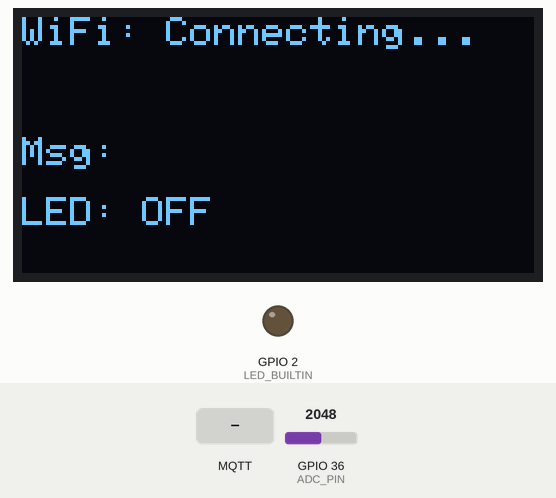
Bench run of a sketch on a simulated ESP32. Parts: 128×64 one-colour display, output pins drawn as LEDs (lit = HIGH). The test bench sets the inputs (shaded band); at power-on: GPIO 36 (ADC_PIN) = 2048. WiFi joins after 1.5 s; servers stay silent unless stated; no MQTT or app messages arrive unless stated; what the sketch prints to the serial monitor is not drawn.

Above: at 1.6 s.
1.7 s: MQTT message "on" arrives on the first subscribed topic
At 2.9 s:
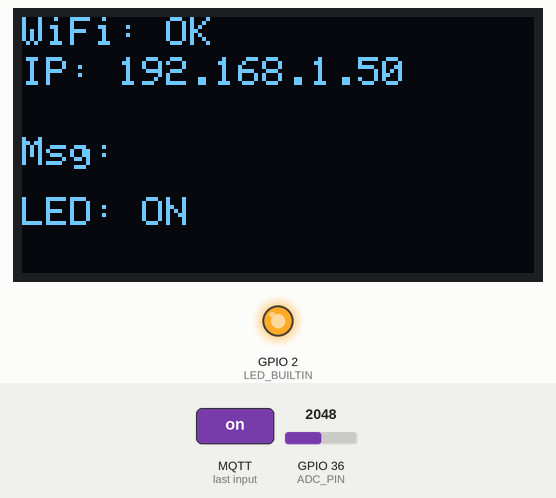
3.5 s: MQTT message "off" arrives on the first subscribed topic
At 4.5 s:
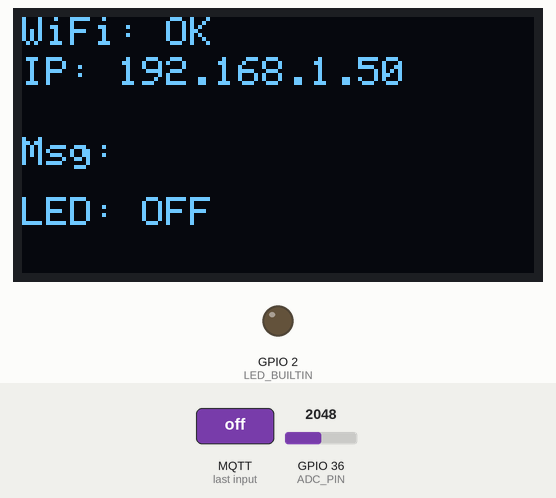
5.5 s: MQTT message "on" arrives on the second subscribed topic
At 7.2 s:
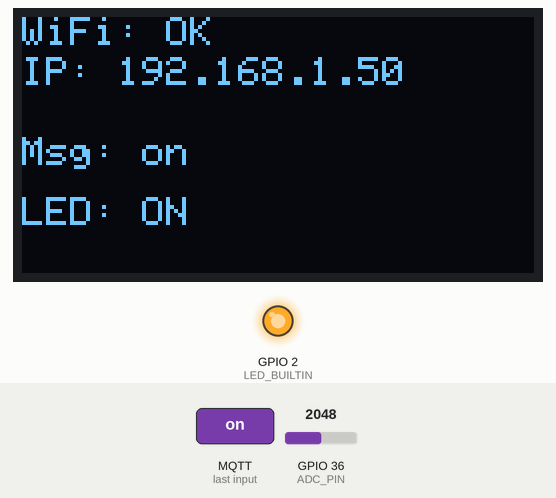
7.5 s: MQTT message "off" arrives on the second subscribed topic
At 8.8 s:
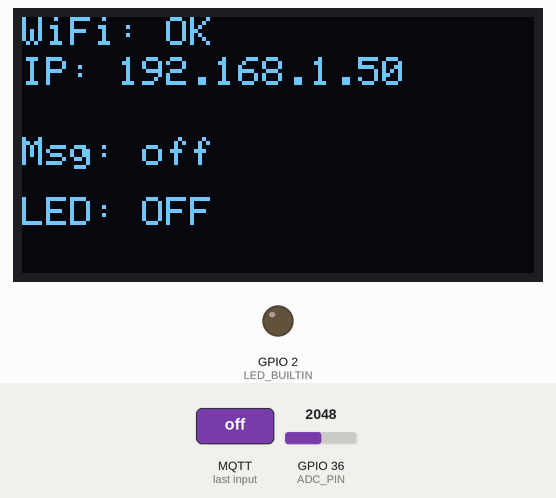
9.5 s: MQTT message "ecran" arrives on the second subscribed topic
At 11.2 s:
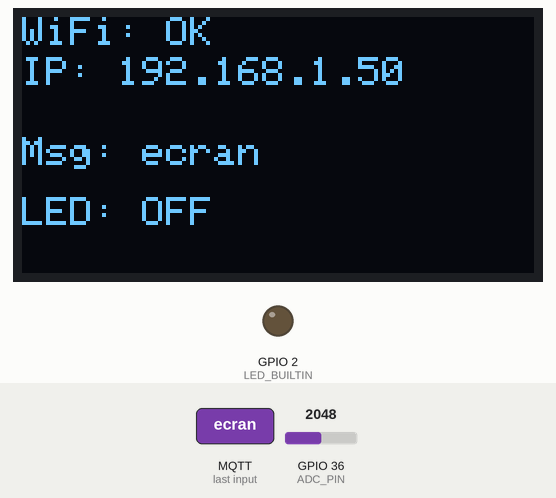
11.5 s: MQTT message "on" arrives on the first subscribed topic
At 13.0 s:
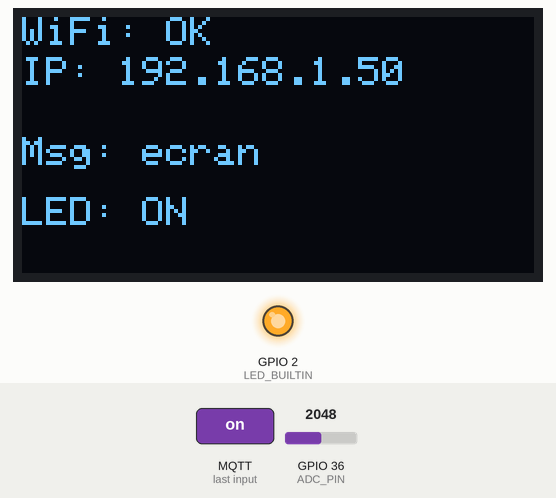
Timing chart, 0 to 14.5 s (numbered marks = the images above; inputs shaded):
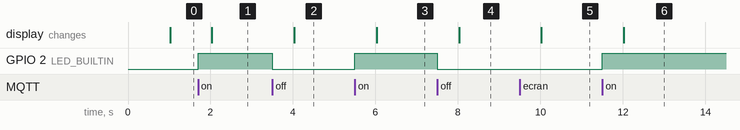

The sketch:

sketch_may2a.ino
```cpp
#include <Wire.h>
#include <Adafruit_GFX.h>
#include <Adafruit_SSD1306.h>
#include <WiFi.h>
#include <PubSubClient.h>
#define SSD1306_WHITE 1

// OLED
#define SCREEN_WIDTH 128
#define SCREEN_HEIGHT 64
#define OLED_RESET 16
#define SCREEN_ADDRESS 0x3C
Adafruit_SSD1306 display(SCREEN_WIDTH, SCREEN_HEIGHT, &Wire, OLED_RESET);

// Pins
#define MAX_WAIT_FOR_TIMER 10
#define LED_PIN LED_BUILTIN
#define ADC_PIN 36
#define Bp_pin 23

// MQTT
WiFiClient espClient;
PubSubClient mqttClient(espClient);
const char* mqtt_server = "192.168.5.35";
const int mqtt_port = 1883;
const char* topic_photo = "photo";
const char* topic_led = "led";
String messageEcran = "";
unsigned long lastPublish = 0;

// WiFi
const char* ssid = "Saaad";
const char* password = "sbps2044";
bool wifiConnected = false;
bool wifiConnecting = false;
unsigned long connectStartTime = 0;
String wifiIP = "";

// Structs
struct mailbox_s {
  volatile int state;
  volatile int value;
  volatile int stop;
  volatile int cligo;
  volatile bool wifi_valid;
  volatile bool request_wifi;
};
struct oled_s {
  int timer;
  unsigned long period;
  int counter;
  mailbox_s *mb;
};
struct led_s {
  int timer;
  unsigned long period;
  int pin;
  mailbox_s *mb;
};
struct Photo_s {
  int timer;
  unsigned long period;
  int pin;
  mailbox_s *mb;
};

mailbox_s Mailbox1 = {0, 0, 0, 1000000, false, false};
struct oled_s oled1;
struct led_s led1;
struct Photo_s photo1;

// Timer
unsigned int waitFor(int timer, unsigned long period) {
  static unsigned long waitForTimer[MAX_WAIT_FOR_TIMER] = {0};
  unsigned long newTime = micros() / period;
  int delta = newTime - waitForTimer[timer];
  if (delta < 0) delta = 1 + newTime;
  if (delta) waitForTimer[timer] = newTime;
  return delta;
}

// MQTT callback
void mqtt_callback(char* topic, byte* payload, unsigned int length) {
  String message;
  for (unsigned int i = 0; i < length; i++) {
    message += (char)payload[i];
  }
  message.trim();
  Serial.printf("[MQTT] %s → %s\n", topic, message.c_str());

  if (message == "on") {
    Mailbox1.state = 1;
  } else if (message == "off") {
    Mailbox1.state = 0;
  }
  if (strcmp(topic, "ecran") == 0) {
    messageEcran = message;
  }
}

// Setup OLED
void setup_oled(struct oled_s *ctx, int timer, unsigned long period, mailbox_s *mb) {
  ctx->timer = timer;
  ctx->period = period;
  ctx->counter = 0;
  ctx->mb = mb;
  Wire.begin(4, 15);
  if (!display.begin(SSD1306_SWITCHCAPVCC, SCREEN_ADDRESS)) {
    while (1);
  }
  display.clearDisplay();
  display.display();
}

// Setup LED
void setup_LED(struct led_s *ctx, int pin, mailbox_s *mb) {
  ctx->pin = pin;
  ctx->mb = mb;
  pinMode(pin, OUTPUT);
}

// Setup photoresistor
void setup_photo(struct Photo_s *ctx, int timer, unsigned long period, int pin, mailbox_s *mb) {
  ctx->timer = timer;
  ctx->period = period;
  ctx->pin = pin;
  ctx->mb = mb;
  pinMode(pin, INPUT);
}

// WiFi
void setup_wifi() {
  Serial.print("Connecting WiFi: ");
  Serial.println(ssid);
  WiFi.begin(ssid, password);
  wifiConnecting = true;
  connectStartTime = millis();
}

// MQTT
void setup_mqtt() {
  mqttClient.setServer(mqtt_server, mqtt_port);
  mqttClient.setCallback(mqtt_callback);
}

// Loop OLED
void loop_oled(struct oled_s *ctx, int wifiStatus, String ip = "", int statusCode = -1) {
  if (!waitFor(ctx->timer, ctx->period)) return;
  display.clearDisplay();
  display.setTextSize(1);
  display.setTextColor(SSD1306_WHITE);
  display.setCursor(0, 0);

  if (wifiStatus == 0) display.println("WiFi: OFF");
  else if (wifiStatus == 1) display.println("WiFi: Connecting...");
  else if (wifiStatus == 2) {
    display.println("WiFi: OK");
    display.setCursor(0, 10);
    display.print("IP: ");
    display.println(ip);
  }

  display.setCursor(0, 30);
  display.print("Msg: ");
  display.println(messageEcran.substring(0, 16));
  display.setCursor(0, 45);
  display.print("LED: ");
  display.println(ctx->mb->state ? "ON" : "OFF");
  display.display();
}

// Loop LED
void loop_led(struct led_s *ctx) {
  digitalWrite(ctx->pin, ctx->mb->state);
}

// Loop photo
void loop_photo(struct Photo_s *ctx) {
  if (!waitFor(ctx->timer, ctx->period)) return;
  ctx->mb->value = analogRead(ctx->pin);
}

// WiFi loop
void loop_wifi() {
  if (!wifiConnected && !wifiConnecting) setup_wifi();

  if (wifiConnecting && WiFi.status() == WL_CONNECTED) {
    wifiIP = WiFi.localIP().toString();
    wifiConnected = true;
    wifiConnecting = false;
    Mailbox1.wifi_valid = true;
    Serial.print("WiFi OK, IP: ");
    Serial.println(wifiIP);
  }

  if (wifiConnecting && (millis() - connectStartTime > 10000)) {
    wifiConnecting = false;
    WiFi.disconnect();
    Mailbox1.wifi_valid = false;
    Serial.println("WiFi Timeout");
  }

  int wifiStatus = wifiConnected ? 2 : (wifiConnecting ? 1 : 0);
  loop_oled(&oled1, wifiStatus, wifiIP, WiFi.status());
}

// Loop MQTT
void loop_mqtt() {
  if (!mqttClient.connected()) {
    if (mqttClient.connect("ESP32Client")) {
      mqttClient.subscribe(topic_led);
      mqttClient.subscribe("ecran");
      Serial.println("MQTT connected & subscribed to 'led' and 'ecran'");
    } else {
      Serial.println("MQTT failed");
    }
  }
  mqttClient.loop();

  // Publish photoresistor value every 1s
  if (Mailbox1.wifi_valid && mqttClient.connected() && millis() - lastPublish > 1000) {
    String msg = "Light: " + String(Mailbox1.value);
    mqttClient.publish(topic_photo, msg.c_str());
    Serial.print("[MQTT] 发布 → ");
    Serial.println(msg);
    lastPublish = millis();
  }
}

// Setup
void setup() {
  Serial.begin(115200);
  setup_oled(&oled1, 0, 1000000, &Mailbox1);
  setup_LED(&led1, LED_PIN, &Mailbox1);
  setup_photo(&photo1, 2, 500000, ADC_PIN, &Mailbox1);
  setup_mqtt();
}

// Main loop
void loop() {
  loop_photo(&photo1);
  loop_led(&led1);
  loop_wifi();
  loop_mqtt();
}
```

Measured:
- after the input at 1.7 s, GPIO 2 (LED_BUILTIN): LOW → HIGH at once; the display: changes after 0.33 s (image 1)
- after the input at 3.5 s, GPIO 2 (LED_BUILTIN): HIGH → LOW at once; the display: changes after 0.53 s (image 2)
- after the input at 5.5 s, GPIO 2 (LED_BUILTIN): LOW → HIGH at once; the display: changes after 0.53 s (image 3)
- after the input at 7.5 s, GPIO 2 (LED_BUILTIN): HIGH → LOW at once; the display: changes after 0.53 s (image 4)
- after the input at 9.5 s, the display: changes after 0.53 s (image 5)
- after the input at 11.5 s, GPIO 2 (LED_BUILTIN): LOW → HIGH at once; the display: changes after 0.53 s (image 6)
